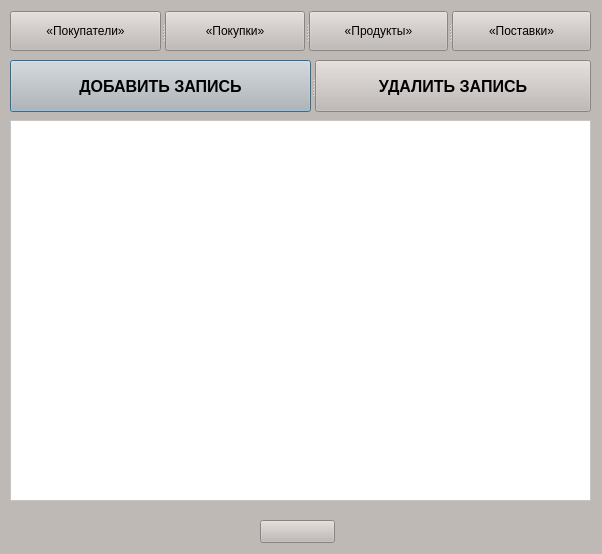
<?xml version="1.0" encoding="UTF-8"?>
<ui version="4.0">
 <class>MainWindow</class>
 <widget class="QDialog" name="MainWindow">
  <property name="geometry">
   <rect>
    <x>0</x>
    <y>0</y>
    <width>602</width>
    <height>554</height>
   </rect>
  </property>
  <property name="minimumSize">
   <size>
    <width>602</width>
    <height>554</height>
   </size>
  </property>
  <property name="maximumSize">
   <size>
    <width>602</width>
    <height>554</height>
   </size>
  </property>
  <property name="windowTitle">
   <string>Рабочая область</string>
  </property>
  <property name="windowIcon">
   <iconset>
    <normaloff>../../src_img/icon.png</normaloff>../../src_img/icon.png</iconset>
  </property>
  <property name="styleSheet">
   <string notr="true">background-color: rgb(191, 185, 182);</string>
  </property>
  <widget class="QTableView" name="database_tableView">
   <property name="geometry">
    <rect>
     <x>10</x>
     <y>120</y>
     <width>581</width>
     <height>381</height>
    </rect>
   </property>
   <property name="styleSheet">
    <string notr="true">background-color: rgb(255, 255, 255);</string>
   </property>
  </widget>
  <widget class="QSplitter" name="tableManipulate_group">
   <property name="geometry">
    <rect>
     <x>10</x>
     <y>60</y>
     <width>581</width>
     <height>52</height>
    </rect>
   </property>
   <property name="minimumSize">
    <size>
     <width>0</width>
     <height>52</height>
    </size>
   </property>
   <property name="maximumSize">
    <size>
     <width>16777215</width>
     <height>27</height>
    </size>
   </property>
   <property name="orientation">
    <enum>Qt::Horizontal</enum>
   </property>
   <widget class="QPushButton" name="add_button">
    <property name="font">
     <font>
      <pointsize>12</pointsize>
      <bold>true</bold>
     </font>
    </property>
    <property name="text">
     <string>ДОБАВИТЬ ЗАПИСЬ</string>
    </property>
   </widget>
   <widget class="QPushButton" name="remove_button">
    <property name="font">
     <font>
      <pointsize>12</pointsize>
      <bold>true</bold>
     </font>
    </property>
    <property name="text">
     <string>УДАЛИТЬ ЗАПИСЬ</string>
    </property>
   </widget>
  </widget>
  <widget class="QSplitter" name="tableView_group">
   <property name="geometry">
    <rect>
     <x>10</x>
     <y>11</y>
     <width>581</width>
     <height>40</height>
    </rect>
   </property>
   <property name="minimumSize">
    <size>
     <width>0</width>
     <height>40</height>
    </size>
   </property>
   <property name="maximumSize">
    <size>
     <width>16777215</width>
     <height>23</height>
    </size>
   </property>
   <property name="orientation">
    <enum>Qt::Horizontal</enum>
   </property>
   <widget class="QPushButton" name="usersView_button">
    <property name="text">
     <string>«Покупатели»</string>
    </property>
   </widget>
   <widget class="QPushButton" name="purchaseView_button">
    <property name="text">
     <string>«Покупки»</string>
    </property>
   </widget>
   <widget class="QPushButton" name="productView_button">
    <property name="text">
     <string>«Продукты»</string>
    </property>
   </widget>
   <widget class="QPushButton" name="supplyView_button">
    <property name="text">
     <string>«Поставки»</string>
    </property>
   </widget>
  </widget>
  <widget class="QPushButton" name="return_button">
   <property name="geometry">
    <rect>
     <x>260</x>
     <y>520</y>
     <width>75</width>
     <height>23</height>
    </rect>
   </property>
   <property name="text">
    <string/>
   </property>
   <property name="icon">
    <iconset>
     <normaloff>src_img/return.png</normaloff>src_img/return.png</iconset>
   </property>
   <property name="autoDefault">
    <bool>true</bool>
   </property>
   <property name="default">
    <bool>false</bool>
   </property>
   <property name="flat">
    <bool>false</bool>
   </property>
  </widget>
 </widget>
 <resources/>
 <connections/>
</ui>
